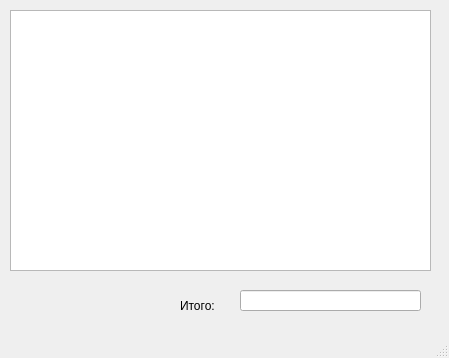
<?xml version="1.0" encoding="UTF-8"?>
<ui version="4.0">
 <class>MainWindow</class>
 <widget class="QMainWindow" name="MainWindow">
  <property name="geometry">
   <rect>
    <x>0</x>
    <y>0</y>
    <width>449</width>
    <height>358</height>
   </rect>
  </property>
  <property name="windowTitle">
   <string>MainWindow</string>
  </property>
  <widget class="QWidget" name="centralwidget">
   <widget class="QTableWidget" name="tableWidget">
    <property name="geometry">
     <rect>
      <x>10</x>
      <y>10</y>
      <width>421</width>
      <height>261</height>
     </rect>
    </property>
   </widget>
   <widget class="QLabel" name="label">
    <property name="geometry">
     <rect>
      <x>180</x>
      <y>290</y>
      <width>41</width>
      <height>31</height>
     </rect>
    </property>
    <property name="text">
     <string>Итого:</string>
    </property>
   </widget>
   <widget class="QLineEdit" name="lineEdit">
    <property name="geometry">
     <rect>
      <x>240</x>
      <y>290</y>
      <width>181</width>
      <height>21</height>
     </rect>
    </property>
   </widget>
  </widget>
  <widget class="QMenuBar" name="menubar">
   <property name="geometry">
    <rect>
     <x>0</x>
     <y>0</y>
     <width>449</width>
     <height>21</height>
    </rect>
   </property>
  </widget>
  <widget class="QStatusBar" name="statusbar"/>
 </widget>
 <resources/>
 <connections/>
</ui>
